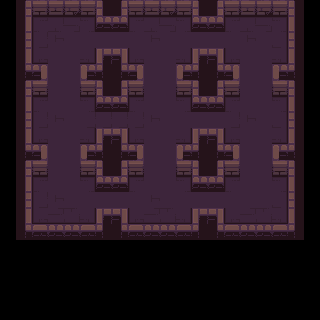

Rendered tile map (Tiled .tmx) drawn with the repository's tilesets; below, a short description and the full map source, tile grids included:
An orthogonal 20x20 tile map with 16x16 px tiles, 1 tile layer (tiles) and 9 objects (8x Box, Player).

<map version="1.4" tiledversion="1.4.3" orientation="orthogonal" renderorder="right-down" width="20" height="20" tilewidth="16" tileheight="16" infinite="0" nextlayerid="3" nextobjectid="20">
 <tileset firstgid="1" source="spritesheet.tsx" />
 <layer id="1" name="tiles" width="20" height="20">
  <data encoding="csv">
0,1,2,3,4,5,6,1,2,3,4,5,6,1,2,3,4,5,6,0,
0,11,12,13,14,15,43,43,12,13,14,15,43,43,12,13,14,15,16,0,
0,21,22,23,24,24,24,24,24,23,24,24,24,24,24,23,24,25,26,0,
0,31,32,24,24,35,51,54,32,24,24,35,51,54,32,24,24,35,36,0,
0,41,56,24,24,55,46,41,56,24,24,55,46,41,56,24,24,55,46,0,
0,1,2,24,24,5,6,1,2,24,24,5,6,1,2,24,24,5,6,0,
0,11,12,24,24,15,43,43,12,24,24,15,43,43,12,24,24,15,16,0,
0,21,22,23,24,17,17,17,17,23,24,24,24,24,17,23,24,25,26,0,
0,31,32,24,24,35,51,54,32,24,24,35,51,54,32,24,24,35,36,0,
0,41,56,24,24,55,46,41,56,24,24,55,46,41,56,24,24,55,46,0,
0,1,2,24,24,5,6,1,2,24,24,5,6,1,2,24,24,5,6,0,
0,11,12,24,24,15,43,43,12,24,24,15,43,43,12,24,24,15,16,0,
0,21,22,23,24,24,24,24,24,23,24,24,24,24,24,24,24,25,26,0,
0,31,32,33,34,35,51,54,32,33,34,35,51,54,32,33,34,35,36,0,
0,41,42,43,44,45,46,41,42,43,44,45,46,41,42,43,44,45,46,0,
0,0,0,0,0,0,0,0,0,0,0,0,0,0,0,0,0,0,0,0,
0,0,0,0,0,0,0,0,0,0,0,0,0,0,0,0,0,0,0,0,
0,0,0,0,0,0,0,0,0,0,0,0,0,0,0,0,0,0,0,0,
0,0,0,0,0,0,0,0,0,0,0,0,0,0,0,0,0,0,0,0,
0,0,0,0,0,0,0,0,0,0,0,0,0,0,0,0,0,0,0,0
</data>
 </layer>
 <objectgroup id="2" name="objects">
  <object id="5" type="Box" gid="78" x="75.3333" y="33.3333" width="16" height="16" />
  <object id="7" type="Box" gid="69" x="68.6667" y="116" width="16" height="16" />
  <object id="11" name="Player" type="Player" gid="106" x="145.333" y="128" width="16" height="16" />
  <object id="14" type="Box" gid="69" x="164" y="198" width="16" height="16" />
  <object id="15" type="Box" gid="69" x="273.333" y="202" width="16" height="16" />
  <object id="16" type="Box" gid="69" x="243.333" y="115.333" width="16" height="16" />
  <object id="17" type="Box" gid="78" x="53.3333" y="187.333" width="16" height="16" />
  <object id="18" type="Box" gid="78" x="160.667" y="133.333" width="16" height="16" />
  <object id="19" type="Box" gid="78" x="239.333" y="48" width="16" height="16" />
 </objectgroup>
</map>
